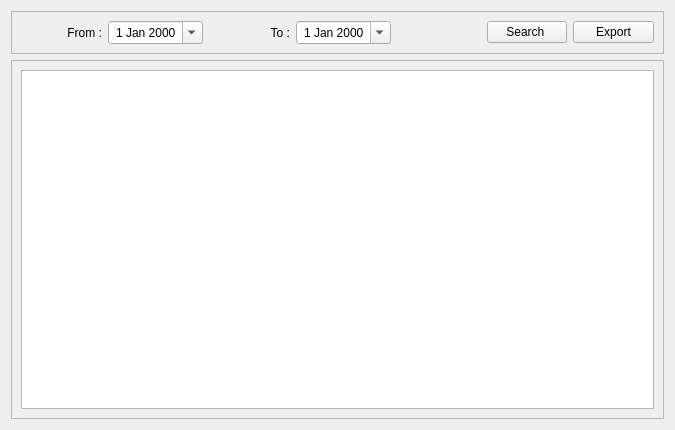
<?xml version="1.0" encoding="UTF-8"?>
<ui version="4.0">
 <class>Form</class>
 <widget class="QWidget" name="Form">
  <property name="geometry">
   <rect>
    <x>0</x>
    <y>0</y>
    <width>675</width>
    <height>430</height>
   </rect>
  </property>
  <property name="windowTitle">
   <string>Data Table</string>
  </property>
  <layout class="QVBoxLayout" name="verticalLayout">
   <item>
    <widget class="QFrame" name="frame">
     <property name="frameShape">
      <enum>QFrame::Shape::StyledPanel</enum>
     </property>
     <property name="frameShadow">
      <enum>QFrame::Shadow::Raised</enum>
     </property>
     <layout class="QHBoxLayout" name="horizontalLayout">
      <item>
       <widget class="QLabel" name="label">
        <property name="text">
         <string>From :</string>
        </property>
        <property name="alignment">
         <set>Qt::AlignmentFlag::AlignRight|Qt::AlignmentFlag::AlignTrailing|Qt::AlignmentFlag::AlignVCenter</set>
        </property>
       </widget>
      </item>
      <item>
       <widget class="QDateEdit" name="dateEdit">
        <property name="alignment">
         <set>Qt::AlignmentFlag::AlignCenter</set>
        </property>
        <property name="calendarPopup">
         <bool>true</bool>
        </property>
       </widget>
      </item>
      <item>
       <widget class="QLabel" name="label_2">
        <property name="text">
         <string>To :</string>
        </property>
        <property name="alignment">
         <set>Qt::AlignmentFlag::AlignRight|Qt::AlignmentFlag::AlignTrailing|Qt::AlignmentFlag::AlignVCenter</set>
        </property>
       </widget>
      </item>
      <item>
       <widget class="QDateEdit" name="dateEdit_2">
        <property name="alignment">
         <set>Qt::AlignmentFlag::AlignCenter</set>
        </property>
        <property name="calendarPopup">
         <bool>true</bool>
        </property>
       </widget>
      </item>
      <item>
       <spacer name="horizontalSpacer">
        <property name="orientation">
         <enum>Qt::Orientation::Horizontal</enum>
        </property>
        <property name="sizeType">
         <enum>QSizePolicy::Policy::Fixed</enum>
        </property>
        <property name="sizeHint" stdset="0">
         <size>
          <width>90</width>
          <height>20</height>
         </size>
        </property>
       </spacer>
      </item>
      <item>
       <widget class="QPushButton" name="pushButton">
        <property name="text">
         <string>Search </string>
        </property>
       </widget>
      </item>
      <item>
       <widget class="QPushButton" name="pushButton_3">
        <property name="text">
         <string>Export</string>
        </property>
       </widget>
      </item>
     </layout>
    </widget>
   </item>
   <item>
    <widget class="QFrame" name="frame_2">
     <property name="sizePolicy">
      <sizepolicy hsizetype="Preferred" vsizetype="Expanding">
       <horstretch>0</horstretch>
       <verstretch>0</verstretch>
      </sizepolicy>
     </property>
     <property name="frameShape">
      <enum>QFrame::Shape::StyledPanel</enum>
     </property>
     <property name="frameShadow">
      <enum>QFrame::Shadow::Raised</enum>
     </property>
     <layout class="QVBoxLayout" name="verticalLayout_2">
      <item>
       <widget class="dataframetable" name="tableWidget">
        <property name="font">
         <font>
          <family>Rockwell</family>
          <pointsize>11</pointsize>
          <italic>false</italic>
          <bold>true</bold>
         </font>
        </property>
        <property name="editTriggers">
         <set>QAbstractItemView::EditTrigger::NoEditTriggers</set>
        </property>
       </widget>
      </item>
     </layout>
    </widget>
   </item>
  </layout>
 </widget>
 <customwidgets>
  <customwidget>
   <class>dataframetable</class>
   <extends>QTableWidget</extends>
   <header>dataframetable.h</header>
  </customwidget>
 </customwidgets>
 <resources/>
 <connections/>
</ui>
